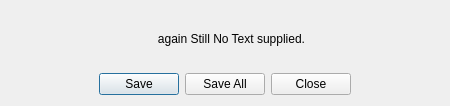
<?xml version="1.0" encoding="UTF-8"?>
<ui version="4.0">
 <class>QG_ExitDialog</class>
 <widget class="QDialog" name="QG_ExitDialog">
  <property name="geometry">
   <rect>
    <x>0</x>
    <y>0</y>
    <width>450</width>
    <height>106</height>
   </rect>
  </property>
  <property name="sizePolicy">
   <sizepolicy hsizetype="Minimum" vsizetype="Preferred">
    <horstretch>0</horstretch>
    <verstretch>0</verstretch>
   </sizepolicy>
  </property>
  <property name="minimumSize">
   <size>
    <width>450</width>
    <height>0</height>
   </size>
  </property>
  <property name="windowTitle">
   <string>QCad</string>
  </property>
  <property name="sizeGripEnabled">
   <bool>false</bool>
  </property>
  <layout class="QGridLayout">
   <property name="margin" stdset="0">
    <number>11</number>
   </property>
   <item row="0" column="1">
    <widget class="QLabel" name="lQuestion">
     <property name="sizePolicy">
      <sizepolicy hsizetype="Preferred" vsizetype="Minimum">
       <horstretch>1</horstretch>
       <verstretch>0</verstretch>
      </sizepolicy>
     </property>
     <property name="text">
      <string>again Still No Text supplied.</string>
     </property>
     <property name="alignment">
      <set>Qt::AlignmentFlag::AlignCenter</set>
     </property>
     <property name="wordWrap">
      <bool>true</bool>
     </property>
    </widget>
   </item>
   <item row="0" column="0">
    <widget class="QLabel" name="l_icon">
     <property name="text">
      <string/>
     </property>
     <property name="wordWrap">
      <bool>false</bool>
     </property>
    </widget>
   </item>
   <item row="1" column="0" colspan="2">
    <widget class="QDialogButtonBox" name="buttonBox">
     <property name="standardButtons">
      <set>QDialogButtonBox::StandardButton::Close|QDialogButtonBox::StandardButton::Save|QDialogButtonBox::StandardButton::SaveAll</set>
     </property>
     <property name="centerButtons">
      <bool>true</bool>
     </property>
    </widget>
   </item>
  </layout>
 </widget>
 <layoutdefault spacing="6" margin="11"/>
 <resources/>
 <connections>
  <connection>
   <sender>buttonBox</sender>
   <signal>clicked(QAbstractButton*)</signal>
   <receiver>QG_ExitDialog</receiver>
   <slot>clicked(QAbstractButton*)</slot>
   <hints>
    <hint type="sourcelabel">
     <x>224</x>
     <y>83</y>
    </hint>
    <hint type="destinationlabel">
     <x>224</x>
     <y>52</y>
    </hint>
   </hints>
  </connection>
 </connections>
 <slots>
  <slot>clicked(QAbstractButton*)</slot>
 </slots>
</ui>
